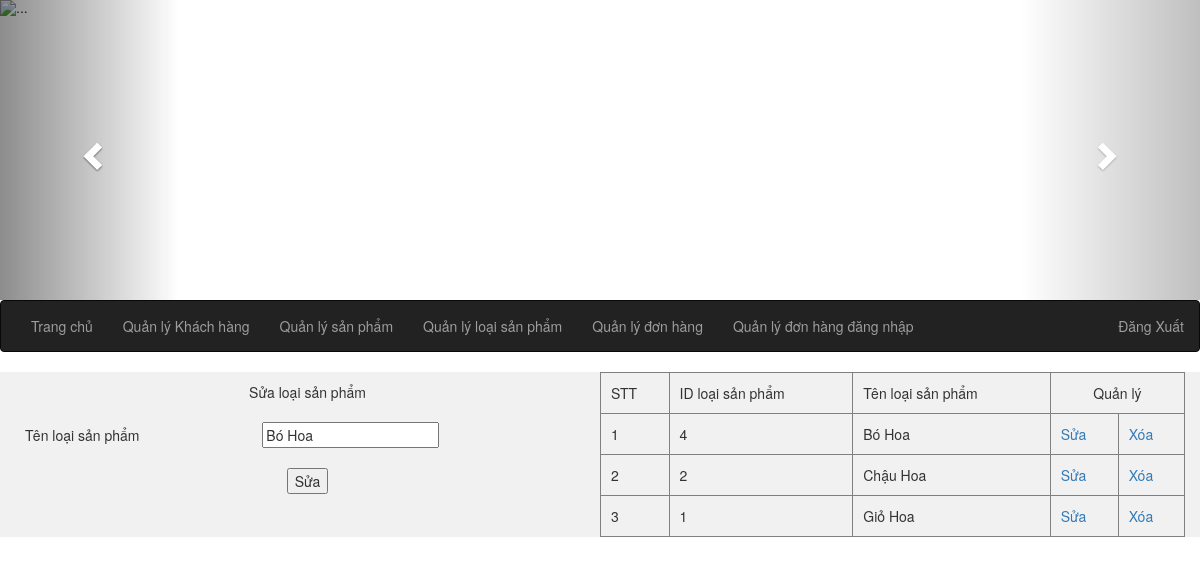
The page /admin/tc.php?loaisp=quanliloaisanpham&ac=sua&id=4 on the database its author committed.
### tables this page shows
CREATE TABLE `loaisp` (
  `idloaisp` int(11) NOT NULL,
  `tenloaisp` varchar(255) NOT NULL
);

### admin/module/loaisp/sua.php (the view, shortened to what this page needs)
<!doctype html>
<html>
<head>
<?php
	$servername = "localhost";
	$username = "root";
	$password = "";
	$dbname = "new";
	$conn = mysqli_connect($servername, $username, $password, $dbname);
	@$id = $_GET['id'];
	$sql="select *from loaisp where idloaisp = '$id'";
	$query = mysqli_query($conn, $sql);
	$row=mysqli_fetch_array($query);
?>
<form action="module/loaisp/xuli.php?id=<?php echo $row['idloaisp']?>" method="post" enctype="multipart/form-data">
<table width="50%" align="left" padding="5px">
	<tr>
		<td colspan="2"><div align="center">Sửa loại sản phẩm</div></td>
	</tr>
	<tr>
		<td>Tên loại sản phẩm</td>
		<td><input type="text" name="tenloaisp" value="<?php echo $row['tenloaisp']?>"></td>
	</tr>
	<tr>
		<td colspan="2">
			<div align="center">
				<input type="submit" name="sua" id="sua" value="Sửa">
			</div>
		</td>
	</tr>
</table>
</form>
</head>
<body>
</body>
</html>
<?php
$servername = "localhost";
$username = "root";
$password = "";
$dbname = "new";
$conn = mysqli_connect($servername, $username, $password, $dbname);
$sql="select *from loaisp order by idloaisp desc";
$run = mysqli_query($conn,$sql);
?>
 <table width="50%" border="1" align="right">
	<tr>
		<td>STT</td>
		<td>ID loại sản phẩm</td>
		<td>Tên loại sản phẩm</td>
		<td colspan="2" align="center">Quản lý</td>
	</tr>
	<?php
		$i=1;
		while($dong= mysqli_fetch_array($run)) {
	?>
	<tr>
		<td><?php echo $i; ?></td>
		<td><?php echo $dong['idloaisp']; ?></td>
		<td><?php echo $dong['tenloaisp']; ?></td>
		<td><a href="tc.php?loaisp=quanliloaisanpham&ac=sua&id=<?php echo $dong['idloaisp'] ?>"> Sửa </a></td>
		<td><a href="module/loaisp/xuli.php?id=<?php echo $dong['idloaisp']?>"> Xóa </a></td>
	</tr>
	<?php
		$i++;
		}
	?>
</table>

### admin/tc.php (style rules this page uses)
body { height: 1200px; }
td { padding:10px; }

### rows shown on the page
loaisp: tenloaisp "Bó Hoa", idloaisp "4"
loaisp: idloaisp "2", tenloaisp "Chậu Hoa"
loaisp: idloaisp "1", tenloaisp "Giỏ Hoa"
